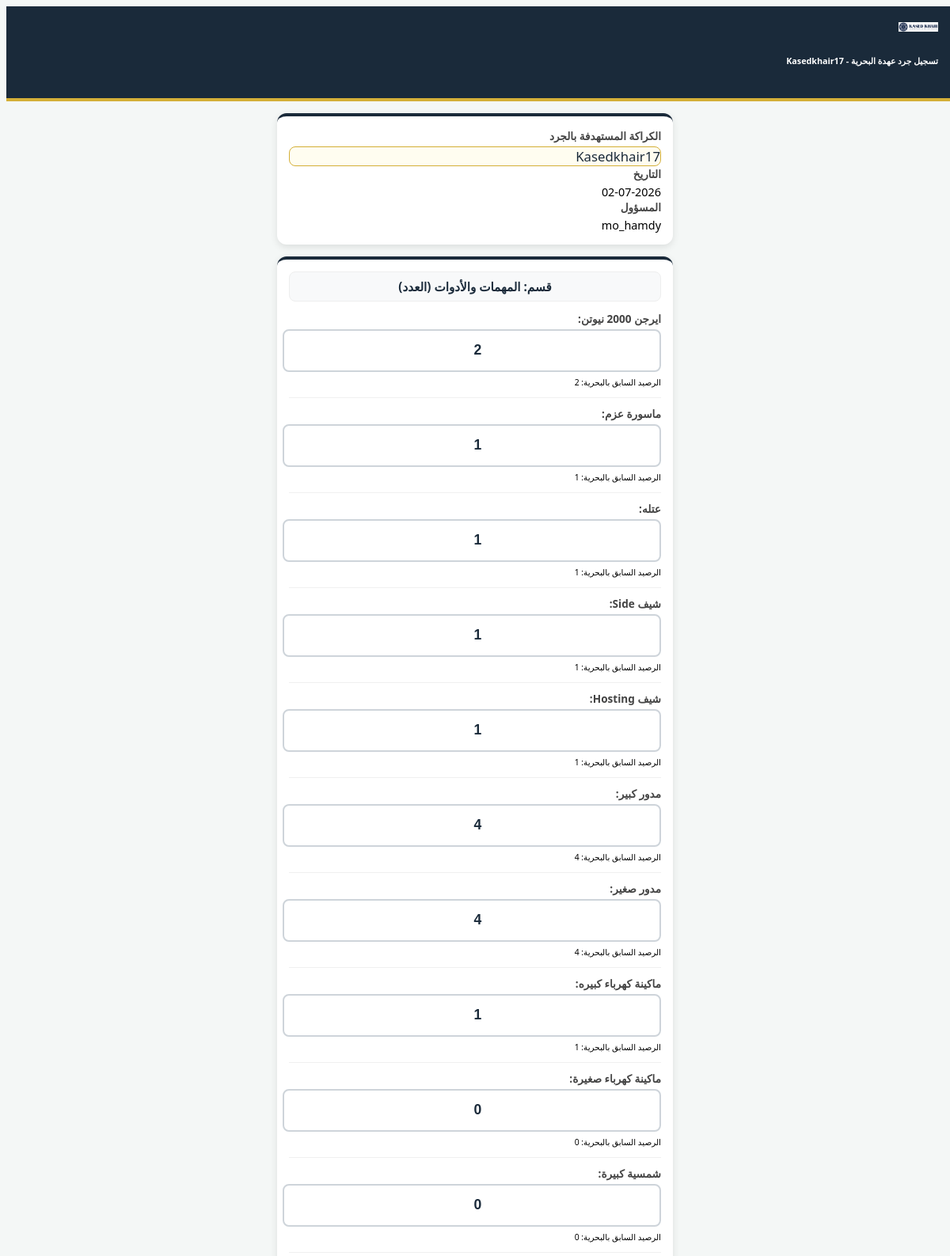
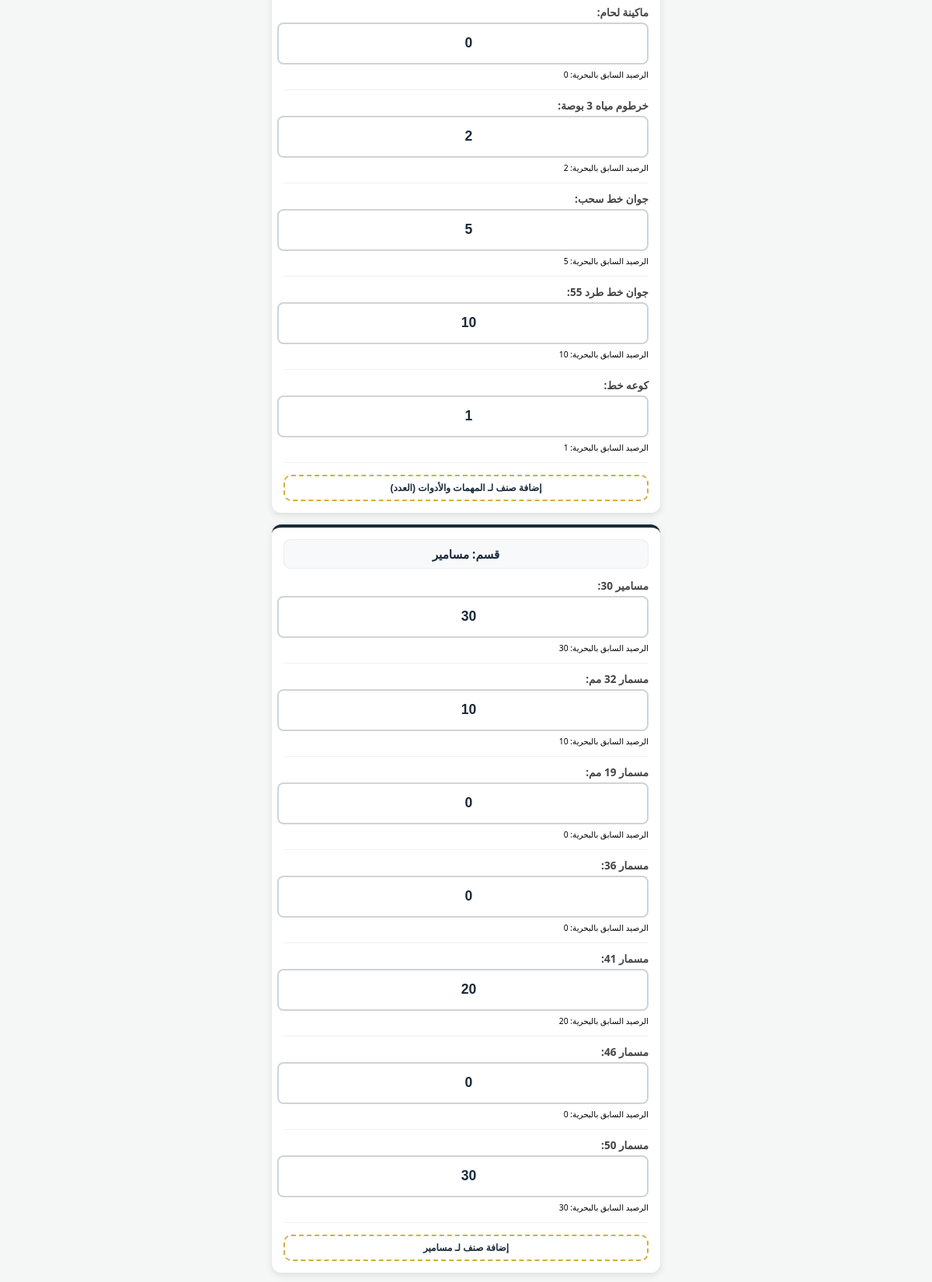
The page /marine-inventory/new/2/ (signed in, upper part) on the database its author committed (2 pictures, top to bottom).
### core/models.py (models this page shows, shortened)
class Dredger(models.Model):
    name = models.CharField(max_length=100, verbose_name="اسم الكراكة")
    allowed_operators = models.ManyToManyField(User, blank=True, verbose_name="المشغلين المسموح لهم")
    vessel_phone = models.CharField(max_length=20, default="01XXXXXXXXX", verbose_name="تليفون الكراكة")
    is_active = models.BooleanField(default=True, verbose_name="في الخدمة")
    fuel_capacity = models.FloatField(default=0, verbose_name="سعة خزان الكراكة (لتر)")
    stock_fuel = models.FloatField(default=0, verbose_name="السولار المتاح في الاستوك (لتر)")
    class Meta:
        verbose_name = "كراكة"
        verbose_name_plural = "الكراكات"

class InventoryItem(models.Model):
    name = models.CharField(max_length=100, verbose_name="اسم الصنف")
    category = models.CharField(max_length=100, verbose_name="القسم (مثلاً: حبال، مواسير، عدد)")
    show_in_site = models.BooleanField(default=True, verbose_name="يظهر في مخزن البر (الموقع)")
    show_in_marine = models.BooleanField(default=False, verbose_name="يظهر في جرد الكراكة (البحرية)")
    show_in_pipe = models.BooleanField(default=False, verbose_name="يظهر في تقرير الخط (البايب فيتر)")
    quantity_site = models.FloatField(default=0, verbose_name="رصيد مخزن البر الحالي")
    quantity_marine = models.FloatField(default=0, verbose_name="رصيد بحرية الكراكة الحالي")
    quantity_pipe = models.FloatField(default=0, verbose_name="رصيد البايب فيتر الحالي")

### core/views.py (the view, shortened to what this page needs)
# urls.py: path('marine-inventory/new/<int:dredger_id>/', views.start_marine_inventory, name='start_marine_inventory'),
@login_required
def start_marine_inventory(request, dredger_id):
    from .models import InventoryItem, MarineInventoryReport, MarineInventoryDetail, Staff, Dredger
    from django.utils import timezone
    from django.shortcuts import render, redirect, get_object_or_404
    current_dredger = get_object_or_404(Dredger, id=dredger_id)
    staff = Staff.objects.filter(user=request.user).first() or Staff.objects.first()
    if not staff:
        from django.contrib.auth.models import User
        admin_user = User.objects.filter(is_superuser=True).first()
        staff = Staff.objects.create(user=admin_user, name="مدير النظام")
    raw_items = InventoryItem.objects.filter(show_in_marine=True).order_by('id')
    all_items = []
    seen_names = set()
    for item in raw_items:
        clean_name = item.name.strip().lower()
        if clean_name not in seen_names:
            item.current_qty = item.quantity_marine
            all_items.append(item)
            seen_names.add(clean_name)
    categorized_items = {}
    for item in all_items:
        if item.category not in categorized_items:
            categorized_items[item.category] = []
        categorized_items[item.category].append(item)
    return render(request, 'core/marine_inventory_form.html', {
        'categorized_items': categorized_items,
        'current_dredger': current_dredger,
        'date': timezone.now()
    })

### core/templates/core/marine_inventory_form.html (shortened to what this page needs)
{% load static %}
<!DOCTYPE html>
<html lang="ar" dir="rtl">
<head>
    <link rel="stylesheet" href="cloudflare.com">
    <link rel="stylesheet" href="cloudflare.com">
</head>
<body>
<div class="header-box text-center shadow-sm">
    <img src="{% static 'images/logo.png' %}" width="50" class="bg-white rounded p-1 mb-1">
    <h6 class="fw-bold mb-0">تسجيل جرد عهدة البحرية - {{ current_dredger.name|default:"كراكة غير محددة" }}</h6>
</div>
<div class="main-container">
    <form method="POST">
        <div class="card-section">
            <div class="row g-2 mb-2">
                <div class="col-12">
                    <label class="row-label"> الكراكة المستهدفة بالجرد</label>
                    <div class="form-control border-0 fw-bold text-center py-2" style="background-color: #fffdf0; color: var(--navy); border: 1px solid var(--gold) !important; border-radius: 8px; font-size: 1.05rem;">
                        {{ current_dredger.name|default:"كراكة غير محددة" }}
                    </div>
                </div>
            </div>
            <div class="row g-2">
                <div class="col-6">
                    <label class="row-label">التاريخ</label>
                    <div class="form-control bg-light border-0 fw-bold text-center py-2" style="font-size: 0.9rem;">{{ date|date:"d-m-Y" }}</div>
                </div>
                <div class="col-6">
                    <label class="row-label">المسؤول</label>
                    <div class="form-control bg-light border-0 fw-bold text-center py-2" style="font-size: 0.9rem;">{{ user.username }}</div>
                </div>
            </div>
        </div>
        {% for cat_name, items in categorized_items.items %}
        <div class="card-section">
            <div class="section-title text-primary"> قسم: {{ cat_name }}</div>
            <div id="cat-container-{{ forloop.counter }}">
                {% for item in items %}
                <div class="form-group-custom">
                    <label class="row-label">{{ item.name }}:</label>
                    <input type="number" name="qty_{{ item.id }}" value="{{ item.quantity_marine|floatformat:0 }}" class="form-control form-control-custom">
                    <small class="text-muted" style="font-size: 0.65rem;">الرصيد السابق بالبحرية: {{ item.quantity_marine|floatformat:0 }}</small>
                </div>
                {% endfor %}
            </div>
            <button type="button" class="btn btn-add-inline" onclick="addNewRow('cat-container-{{ forloop.counter }}', '{{ cat_name }}')">
                 إضافة صنف لـ {{ cat_name }}
            </button>
        </div>
        {% endfor %}
    </form>
</div>
</body>
</html>

### core/templates/core/marine_inventory_form.html (style rules this page uses)
:root { --navy: #1a2a3a; --gold: #d4af37; --bg: #f4f7f6; }
html, body { overflow-x: hidden; width: 100%; background-color: var(--bg); font-family: 'Segoe UI', sans-serif; }
.header-box { background: var(--navy); color: white; padding: 15px; border-bottom: 4px solid var(--gold); margin-bottom: 15px; }
.main-container { width: 100%; max-width: 500px; margin: 0 auto; padding: 0 10px; }
.card-section { background: white; border-radius: 12px; padding: 15px; margin-bottom: 15px; box-shadow: 0 3px 10px rgba(0,0,0,0.1); border-top: 4px solid var(--navy); }
.section-title { color: var(--navy); font-weight: 800; font-size: 0.95rem; margin-bottom: 12px; text-align: center; background: #f8f9fa; padding: 8px; border-radius: 8px; border: 1px solid #eee; }
.form-group-custom { margin-bottom: 10px; border-bottom: 1px solid #f0f0f0; padding-bottom: 10px; }
.row-label { display: block; font-weight: 700; color: #444; font-size: 0.85rem; margin-bottom: 4px; }
.form-control-custom { border: 2px solid #ced4da; font-weight: 800; text-align: center; font-size: 1.1rem; color: var(--navy); height: 48px; border-radius: 8px; width: 100%; }
.btn-add-inline { background: none; border: 2px dashed var(--gold); color: var(--navy); font-weight: bold; font-size: 0.75rem; border-radius: 10px; padding: 8px; width: 100%; margin-top: 5px; }

### rows shown on the page
Dredger: name "Kasedkhair17"
InventoryItem: categorized_items "المهمات والأدوات (العدد)", name "ايرجن 2000 نيوتن", quantity_marine "2", categorized_items "المهمات والأدوات (العدد)"
InventoryItem: name "ماسورة عزم", quantity_marine "1"
InventoryItem: name "عتله", quantity_marine "1"
InventoryItem: name "شيف Side", quantity_marine "1"
InventoryItem: name "شيف Hosting", quantity_marine "1"
InventoryItem: name "مدور كبير", quantity_marine "4"
InventoryItem: name "مدور صغير", quantity_marine "4"
InventoryItem: name "ماكينة كهرباء كبيره", quantity_marine "1"
InventoryItem: name "ماكينة كهرباء صغيرة", quantity_marine "0"
InventoryItem: name "شمسية كبيرة", quantity_marine "0"
InventoryItem: name "ماكينة لحام", quantity_marine "0"
InventoryItem: name "خرطوم مياه 3 بوصة", quantity_marine "2"
InventoryItem: name "جوان خط سحب", quantity_marine "5"
InventoryItem: name "جوان خط طرد 55", quantity_marine "10"
InventoryItem: name "كوعه خط", quantity_marine "1"
InventoryItem: category "مسامير", name "مسامير 30", quantity_marine "30"
InventoryItem: name "مسمار 32 مم", quantity_marine "10"
InventoryItem: name "مسمار 19 مم", quantity_marine "0"
InventoryItem: name "مسمار 36", quantity_marine "0"
InventoryItem: name "مسمار 41", quantity_marine "20"
InventoryItem: name "مسمار 46", quantity_marine "0"
InventoryItem: name "مسمار 50", quantity_marine "30"

### other values the page prints
{{ date|date:"d-m-Y" }} "02-07-2026"
{{ user.username }} "mo_hamdy"
